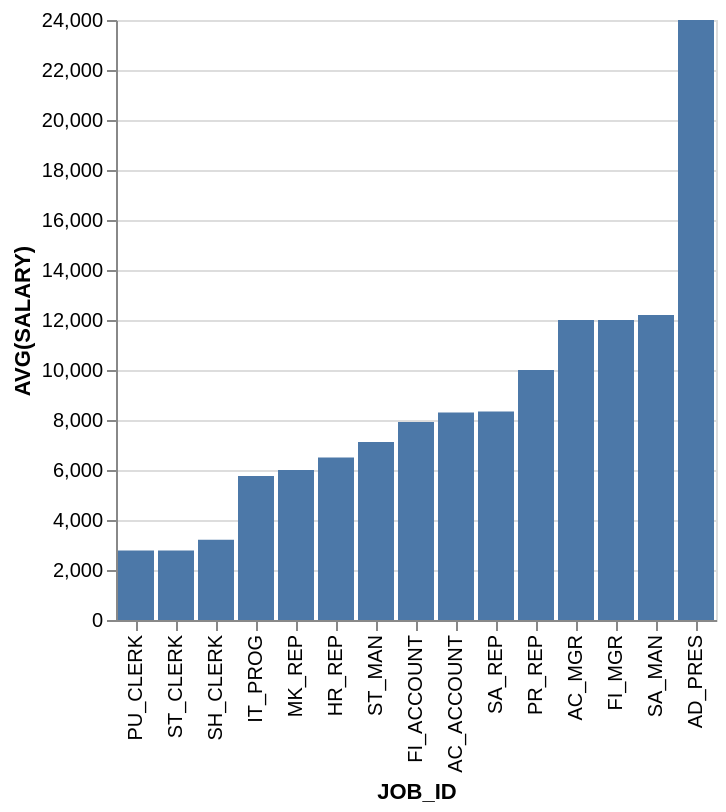

Specify this chart in Vega-Lite:
### Vega-Lite specification from a JSON file in a GitHub repository (floating-point values rounded to 4 significant figures)
{"data": {"values": [{"x_data": "PU_CLERK", "y_data": 2780}, {"x_data": "ST_CLERK", "y_data": 2785}, {"x_data": "SH_CLERK", "y_data": 3215}, {"x_data": "IT_PROG", "y_data": 5760}, {"x_data": "MK_REP", "y_data": 6000}, {"x_data": "HR_REP", "y_data": 6500}, {"x_data": "ST_MAN", "y_data": 7125}, {"x_data": "FI_ACCOUNT", "y_data": 7920}, {"x_data": "AC_ACCOUNT", "y_data": 8300}, {"x_data": "SA_REP", "y_data": 8341.0}, {"x_data": "PR_REP", "y_data": 10000}, {"x_data": "AC_MGR", "y_data": 12000}, {"x_data": "FI_MGR", "y_data": 12000}, {"x_data": "SA_MAN", "y_data": 12200}, {"x_data": "AD_PRES", "y_data": 24000}]}, "mark": "bar", "encoding": {"x": {"field": "x_data", "type": "nominal", "title": "JOB_ID", "sort": {"op": "sum", "field": "y_data", "order": "ascending"}}, "y": {"field": "y_data", "type": "quantitative", "title": "AVG(SALARY)"}}}
